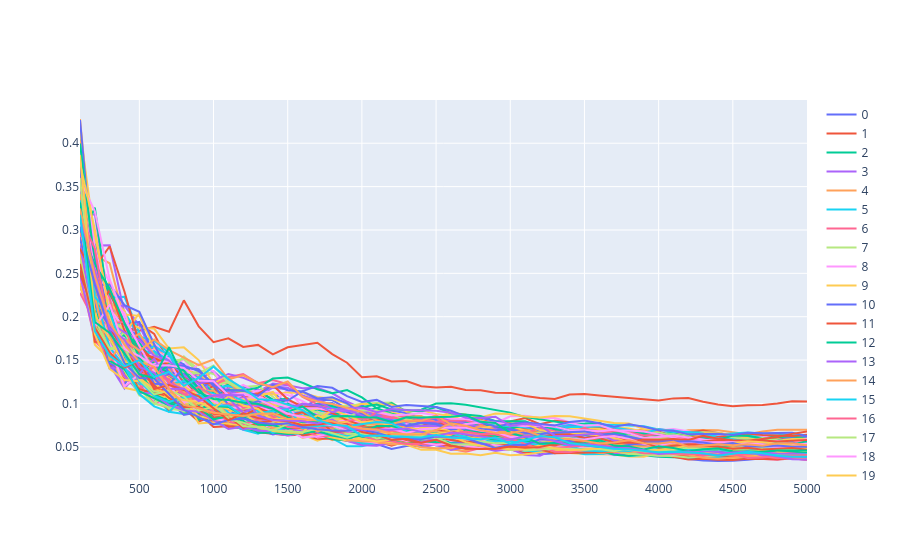

Notebook cell for this chart:
### Markdown cell above
### 3 Bit random

### Code cell
data = capture_device.capture(
    number_of_traces=5000,
    input=lambda _: [random.randint(0, 255) for _ in range(16)]
    + [random.randint(0, 7)],
)

cpa(data, sbox_output_selection_function)
